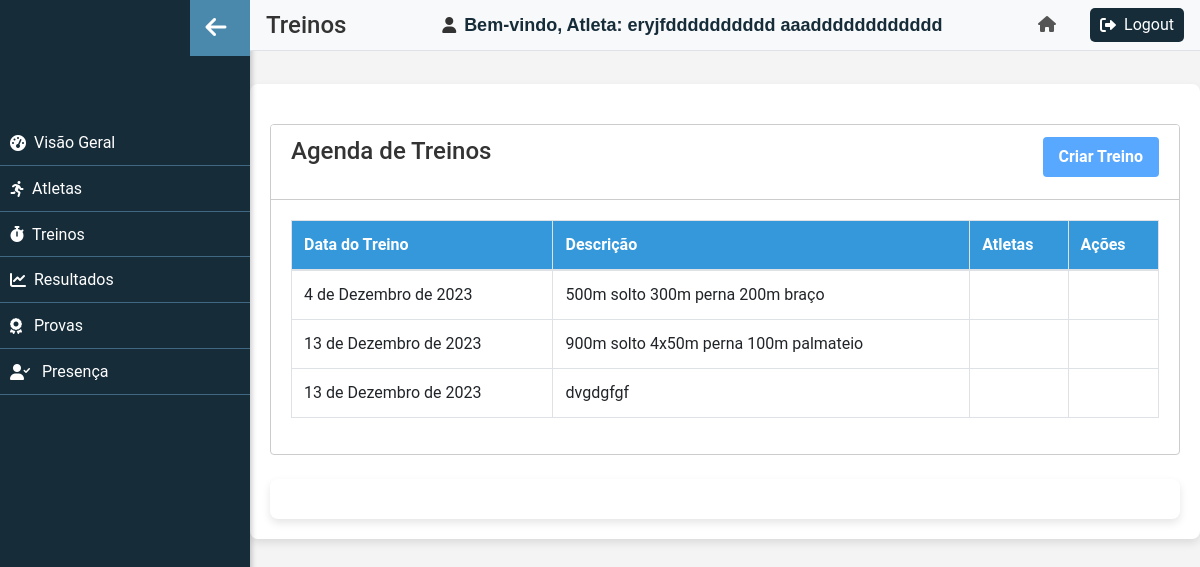
The app's page /treinos/ (signed in) with its own data.
### core/models.py (models this page shows, shortened)
class ModelUsuario(AbstractUser):
    email=models.EmailField('E-mail', unique=True) # usar email para fazer o login
    fone=models.CharField(
        max_length=11,
        validators=[phone_validator],
        blank=True,
        verbose_name="Número de celular",
        help_text="Somente números (DDD + 9 dígitos)",
    )
    is_staff=models.BooleanField('Treinador', default=True)
    data_nascimento = models.DateField(null=True)
    SEXO_CHOICES = (
        ('F', 'Feminino'),
        ('M', 'Masculino'),
        ('O', 'Outros'),
    )
    sexo = models.CharField(
        max_length=1,
        choices=SEXO_CHOICES,
        verbose_name="Sexo",
        help_text="Selecione o sexo: Feminino, Masculino ou Outros",
    )
    cpf = models.CharField(
        max_length=14,  # Com traços e pontos, o máximo é 14 caracteres
        unique=True,
        validators=[cpf_validator],
        verbose_name="CPF",
        help_text="Informe seu CPF no formato xxx.xxx.xxx-xx",
    )
    endereco = models.CharField(max_length=100)
    curso = models.CharField(max_length=100)
    matricula =models.CharField(
        max_length=8,
        unique=True,
        blank=True,
        null=True,
        validators=[matricula_validator],
        verbose_name="Matrícula",
        help_text="Informe sua matrícula com 8 dígitos.",
    )
    socio = models.BooleanField('Sócio do Grêmio Fronteira', default=True)
    USERNAME_FIELD='email'      #poderiamos definir qualquer outro campo como username
    REQUIRED_FIELDS=['first_name', 'last_name', 'fone','data_nascimento','sexo', 'cpf','endereco','curso', 'matricula', 'socio']
    objects = UsuarioManager()#com isso especificicamos parao django usar o noss manager e não o padrao

class DescricaoTreino(models.Model):
    treino = models.ForeignKey(Treino, on_delete=models.CASCADE, null = True)
    modelusuario = models.ForeignKey(ModelUsuario, on_delete=models.CASCADE, null = True)
    PSE_treinador = models.IntegerField(null = True)
    PSE_atleta = models.IntegerField(null = True)
    presenca = models.BooleanField(null = True)
    data_treino = models.DateField(null = True)
    distancia_total = models.IntegerField(null = True)

class Treino(models.Model):
    descricao = models.CharField(max_length=1000)

### core/views.py (the view)
# urls.py: path('treinos/', login_required(treinos_list), name='treinos'),
@login_required
def treinos_list(request):
    descricao_treinos = DescricaoTreino.objects.select_related('treino', 'modelusuario').all()
    context = {
        'titulo_pagina': 'Treinos',
        'descricao_treinos': descricao_treinos,
        'pode_editar': request.user.has_perm('app.change_treino'),
        'pode_deletar': request.user.has_perm('app.delete_treino'),
        'pode_responder': request.user.has_perm('app.responder_pse'),
    }
    return render(request, 'treinos.html', context)

### core/templates/treinos.html (shortened to what this page needs)
{% load static %}
<!DOCTYPE html>
<html lang="pt-br">
  <head>
    <link
      rel="stylesheet"
      href="https://stackpath.bootstrapcdn.com/bootstrap/4.5.2/css/bootstrap.min.css"
    />
    <link rel="stylesheet" href="{% static 'css/style.css' %}" />
    <link
      rel="stylesheet"
      href="https://cdnjs.cloudflare.com/ajax/libs/font-awesome/6.0.0-beta3/css/all.min.css"
    />
  </head>
  <body>
    {% include 'sidebar.html' %} {% include 'header.html' %}
    <div class="center-content">
      {% block content %}
      <div class="container mt-4">
        <div class="card">
          <div class="card-header">
            <div class="d-flex justify-content-between">
              <h4>Agenda de Treinos</h4>
              {% if user.is_superuser or user.is_staff %}
              <button
                type="button"
                class="btn btn-primary"
                id="openCreateTrainingModal"
              >
                Criar Treino
              </button>
              {% else %}
              <button
                type="button"
                class="btn btn-primary {% if not user.is_staff %}disabled{% endif %}"
                aria-disabled="{% if not user.is_staff %}true{% endif %}"
              >
                Criar Treino
              </button>
              {% endif %}
            </div>
          </div>
          <div class="card-body">
            <table class="table">
              <thead>
                <tr>
                  <th>Data do Treino</th>
                  <th>Descrição</th>
                  <th>Atletas</th>
                  <th>Ações</th>
                </tr>
              </thead>
              <tbody>
                {% for desc_treino in descricao_treinos %}
                <tr>
                  <td>{{ desc_treino.data_treino }}</td>
                  <td>{{ desc_treino.treino.descricao }}</td>
                  <td>{{ desc_treino.modelusuario.get_full_name }}</td>
                  <td>
                  </td>
                </tr>
                {% empty %}
                <tr>
                  <td colspan="4">Nenhum treino encontrado.</td>
                </tr>
                {% endfor %}
              </tbody>
            </table>
          </div>
        </div>
        <div class="container mt-4">
        </div>
      </div>
      {% endblock %}
    </div>
  </body>
</html>

### core/templates/header.html (shortened to what this page needs)
<header>
    <link rel="stylesheet" href="https://cdnjs.cloudflare.com/ajax/libs/font-awesome/6.0.0/css/all.min.css">
    <div class="header-container">
        <h1>{{ titulo_pagina }}</h1>
    </div>
    {% if user.is_authenticated %}
        <div class="user-info">
            <i class="fas fa-user user-icon " ></i>
            <span id="welcome-message" class="username">
                Bem-vindo, {% if user.is_staff %}Treinador(a){% else %}Atleta{% endif %}: {{ user.get_full_name|default:user.username }}
            </span>
        </div>
    {% endif %}
    <div class="header-icons">
        <a href="{% url 'dashboard' %}" class="home-link" title="Dashboard">
            <i class="fas fa-home"></i>
        </a>
        <a class="logout-button" href="{% url 'logout' %}">
            <i class="fas fa-sign-out-alt logout-icon"></i>
            Logout
        </a>
    </div>
</header>

### core/static/css/style.css (style rules this page uses)
body { background-color: #f7f8fc; font-family: "Segoe UI", Tahoma, Geneva, Verdana, sans-serif; padding-top: 60px; }
.btn-primary { background-color: #4b89ac; border-color: #3a6d8c; padding: 15px; font-size: 16px; font-weight: bold; margin-bottom: 15px; }
header { background: #f8f9fa; padding: 0.5rem 1rem; display: flex; justify-content: space-between; align-items: center; border-bottom: 1px solid #dee2e6; position: fixed; top: 0; left: 250px; right: 0; z-index: 1050; box-sizing: border-box; flex-wrap: nowrap; }
.header-container h1 { margin: 0; font-size: 1.5rem; color: #333; background: #f8f9fa; display: flex; align-items: center; }
.username, .logout-form, .admin-link, .home-link, .login-link { font-size: 1rem; color: #555; }
.user-info { display: flex; align-items: center; }
.header-icons { display: flex; gap: 1rem; align-items: center; }
.fas { margin-right: 8px; }
#welcome-message { font-weight: bold; font-family: 'Arial', sans-serif; color: #162c39; font-size: 18px; }
.logout-button { cursor: pointer; background-color: #162c39; color: #fff; text-decoration: none; padding: 5px 10px; border-radius: 5px; transition: background-color 0.3s ease; margin-bottom: 0; display: inline-block; margin-left: 10px; width: 100%; box-sizing: border-box; display: flex; align-items: center; }
.logout-button i { margin-right: 8px; }
.btn { padding: .5rem 1rem; margin-bottom: 10px; }
body { background-color: #f5f5f5; color: #333; font-family: 'Roboto', sans-serif; }
.card { margin-top: 20px; border: 1px solid #ccc; }
.card-header { background-color: #ffffff; color: #333; border-bottom: 1px solid #ccc; }
.btn-primary, .btn-info, .btn-success, .btn-danger, .btn-secondary { background-color: #3498db; border-color: #3498db; color: #ffffff; }
table { color: #333; }
table thead { background-color: #3498db; color: #ffffff; }
table th, table td { border: 1px solid #dee2e6; }
body { font-family: 'Roboto', sans-serif; background-color: #f4f4f4; color: #333; }
.container { background-color: #ffffff; border-radius: 8px; padding: 20px; box-shadow: 0 4px 8px rgba(0, 0, 0, 0.1); }
.btn-primary { background-color: #3498db; border: none; transition: background-color 0.3s ease; }

### records on screen
ModelUsuario: get_full_name "eryjfdddddddddd aaadddddddddddd"
DescricaoTreino: data_treino "4 de Dezembro de 2023", treino.descricao "500m solto 300m perna 200m braço"
DescricaoTreino: data_treino "13 de Dezembro de 2023", treino.descricao "900m solto 4x50m perna 100m palmateio"
DescricaoTreino: data_treino "13 de Dezembro de 2023", treino.descricao "dvgdgfgf"

### other values on screen
{{ titulo_pagina }} "Treinos"
